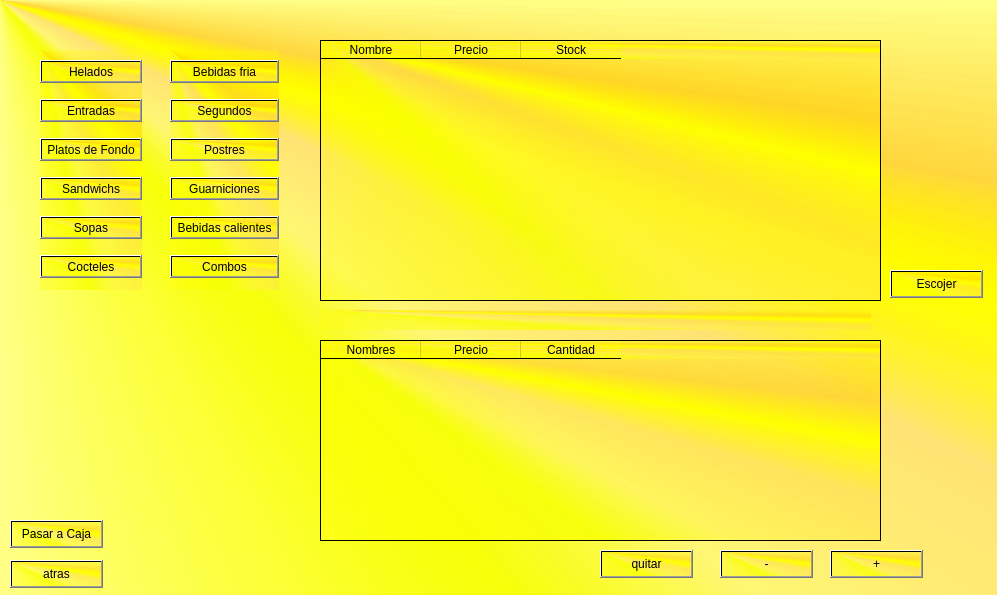
<?xml version="1.0" encoding="UTF-8"?>
<ui version="4.0">
 <class>RegistrarMesa</class>
 <widget class="QDialog" name="RegistrarMesa">
  <property name="geometry">
   <rect>
    <x>0</x>
    <y>0</y>
    <width>997</width>
    <height>595</height>
   </rect>
  </property>
  <property name="windowTitle">
   <string>Dialog</string>
  </property>
  <property name="styleSheet">
   <string notr="true">background-color: qconicalgradient(cx:0, cy:0, angle:135, stop:0 rgba(255, 255, 0, 69), stop:0.375 rgba(255, 255, 0, 69), stop:0.423533 rgba(251, 255, 0, 145), stop:0.45 rgba(247, 255, 0, 208), stop:0.477581 rgba(255, 244, 71, 130), stop:0.518717 rgba(255, 218, 71, 130), stop:0.55 rgba(255, 255, 0, 255), stop:0.57754 rgba(255, 203, 0, 130), stop:0.625 rgba(255, 255, 0, 69), stop:1 rgba(255, 255, 0, 69));</string>
  </property>
  <widget class="QPushButton" name="pushButton_back">
   <property name="geometry">
    <rect>
     <x>10</x>
     <y>560</y>
     <width>93</width>
     <height>28</height>
    </rect>
   </property>
   <property name="text">
    <string>atras</string>
   </property>
  </widget>
  <widget class="QTableWidget" name="tableWidget_productos">
   <property name="geometry">
    <rect>
     <x>320</x>
     <y>40</y>
     <width>561</width>
     <height>261</height>
    </rect>
   </property>
   <column>
    <property name="text">
     <string>Nombre</string>
    </property>
   </column>
   <column>
    <property name="text">
     <string>Precio</string>
    </property>
   </column>
   <column>
    <property name="text">
     <string>Stock</string>
    </property>
   </column>
  </widget>
  <widget class="QTableWidget" name="tableWidget_muestra">
   <property name="geometry">
    <rect>
     <x>320</x>
     <y>340</y>
     <width>561</width>
     <height>201</height>
    </rect>
   </property>
   <column>
    <property name="text">
     <string>Nombres</string>
    </property>
   </column>
   <column>
    <property name="text">
     <string>Precio</string>
    </property>
   </column>
   <column>
    <property name="text">
     <string>Cantidad</string>
    </property>
   </column>
  </widget>
  <widget class="QPushButton" name="pushButton_aumentar">
   <property name="geometry">
    <rect>
     <x>830</x>
     <y>550</y>
     <width>93</width>
     <height>28</height>
    </rect>
   </property>
   <property name="text">
    <string>+</string>
   </property>
  </widget>
  <widget class="QPushButton" name="pushButton_reducir">
   <property name="geometry">
    <rect>
     <x>720</x>
     <y>550</y>
     <width>93</width>
     <height>28</height>
    </rect>
   </property>
   <property name="text">
    <string>-</string>
   </property>
  </widget>
  <widget class="QPushButton" name="pushButton_quitar">
   <property name="geometry">
    <rect>
     <x>600</x>
     <y>550</y>
     <width>93</width>
     <height>28</height>
    </rect>
   </property>
   <property name="text">
    <string>quitar</string>
   </property>
  </widget>
  <widget class="QPushButton" name="pushButton_escojer">
   <property name="geometry">
    <rect>
     <x>890</x>
     <y>270</y>
     <width>93</width>
     <height>28</height>
    </rect>
   </property>
   <property name="text">
    <string>Escojer</string>
   </property>
  </widget>
  <widget class="QLabel" name="label_puesto">
   <property name="geometry">
    <rect>
     <x>320</x>
     <y>310</y>
     <width>551</width>
     <height>20</height>
    </rect>
   </property>
   <property name="text">
    <string/>
   </property>
  </widget>
  <widget class="QPushButton" name="pushButton_registrar">
   <property name="geometry">
    <rect>
     <x>10</x>
     <y>520</y>
     <width>93</width>
     <height>28</height>
    </rect>
   </property>
   <property name="text">
    <string>Pasar a Caja</string>
   </property>
  </widget>
  <widget class="QWidget" name="layoutWidget">
   <property name="geometry">
    <rect>
     <x>170</x>
     <y>50</y>
     <width>109</width>
     <height>240</height>
    </rect>
   </property>
   <layout class="QVBoxLayout" name="verticalLayout">
    <item>
     <widget class="QPushButton" name="pushButton_fria">
      <property name="text">
       <string>Bebidas fria</string>
      </property>
     </widget>
    </item>
    <item>
     <widget class="QPushButton" name="pushButton_segund">
      <property name="text">
       <string>Segundos</string>
      </property>
     </widget>
    </item>
    <item>
     <widget class="QPushButton" name="pushButton_postres">
      <property name="text">
       <string>Postres</string>
      </property>
     </widget>
    </item>
    <item>
     <widget class="QPushButton" name="pushButton_guard">
      <property name="text">
       <string>Guarniciones</string>
      </property>
     </widget>
    </item>
    <item>
     <widget class="QPushButton" name="pushButton_calientes">
      <property name="text">
       <string>Bebidas calientes</string>
      </property>
     </widget>
    </item>
    <item>
     <widget class="QPushButton" name="pushButton_combo">
      <property name="text">
       <string>Combos</string>
      </property>
     </widget>
    </item>
   </layout>
  </widget>
  <widget class="QWidget" name="layoutWidget">
   <property name="geometry">
    <rect>
     <x>40</x>
     <y>50</y>
     <width>102</width>
     <height>240</height>
    </rect>
   </property>
   <layout class="QVBoxLayout" name="verticalLayout_2">
    <item>
     <widget class="QPushButton" name="pushButton_helados">
      <property name="text">
       <string>Helados</string>
      </property>
     </widget>
    </item>
    <item>
     <widget class="QPushButton" name="pushButton_entrada">
      <property name="text">
       <string>Entradas</string>
      </property>
     </widget>
    </item>
    <item>
     <widget class="QPushButton" name="pushButton_platos">
      <property name="text">
       <string>Platos de Fondo</string>
      </property>
     </widget>
    </item>
    <item>
     <widget class="QPushButton" name="pushButton_sand">
      <property name="text">
       <string>Sandwichs</string>
      </property>
     </widget>
    </item>
    <item>
     <widget class="QPushButton" name="pushButton_sopas">
      <property name="text">
       <string>Sopas</string>
      </property>
     </widget>
    </item>
    <item>
     <widget class="QPushButton" name="pushButton_cocteles">
      <property name="text">
       <string>Cocteles</string>
      </property>
     </widget>
    </item>
   </layout>
  </widget>
 </widget>
 <resources/>
 <connections/>
</ui>
